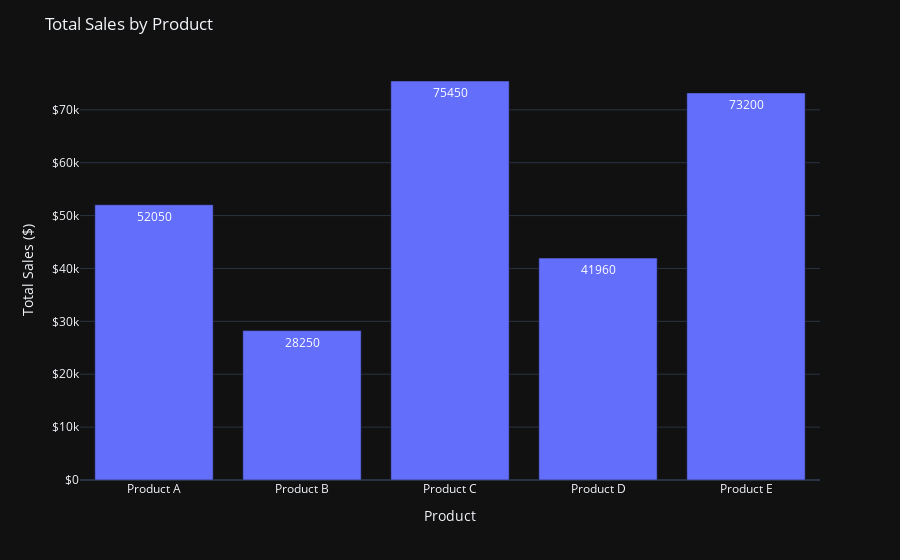

The code cell stored with this chart in its notebook:
### Code cell
fig = px.bar(df,
             x='product_name',
             y='total_sales',
             template=plotly_template,
             text='total_sales')

fig.update_layout(
    title='Total Sales by Product',
    xaxis_title='Product',
    yaxis_title='Total Sales ($)',
    yaxis_tickprefix='$',
)

fig.show()

fig.write_image(output_dir / 'product_sales.png',
                width=1200,
                height=400,
                scale=4)

### Figure 1 — Plotly figure (JSON) as saved in the notebook; plotly's stock layout.template omitted (floating-point values rounded to 4 significant figures)
{"data": [{"alignmentgroup": "True", "hovertemplate": "product_name=%{x}<br>total_sales=%{text}<extra></extra>", "legendgroup": "", "marker": {"color": "#636efa", "pattern": {"shape": ""}}, "name": "", "offsetgroup": "", "orientation": "v", "showlegend": false, "text": [52050, 28250, 75450, 41960, 73200], "textposition": "auto", "type": "bar", "x": ["Product A", "Product B", "Product C", "Product D", "Product E"], "xaxis": "x", "y": [52050, 28250, 75450, 41960, 73200], "yaxis": "y"}], "layout": {"barmode": "relative", "legend": {"tracegroupgap": 0}, "margin": {"t": 60}, "title": {"text": "Total Sales by Product"}, "xaxis": {"anchor": "y", "domain": [0, 1], "title": {"text": "Product"}}, "yaxis": {"anchor": "x", "domain": [0, 1], "tickprefix": "$", "title": {"text": "Total Sales ($)"}}}}
